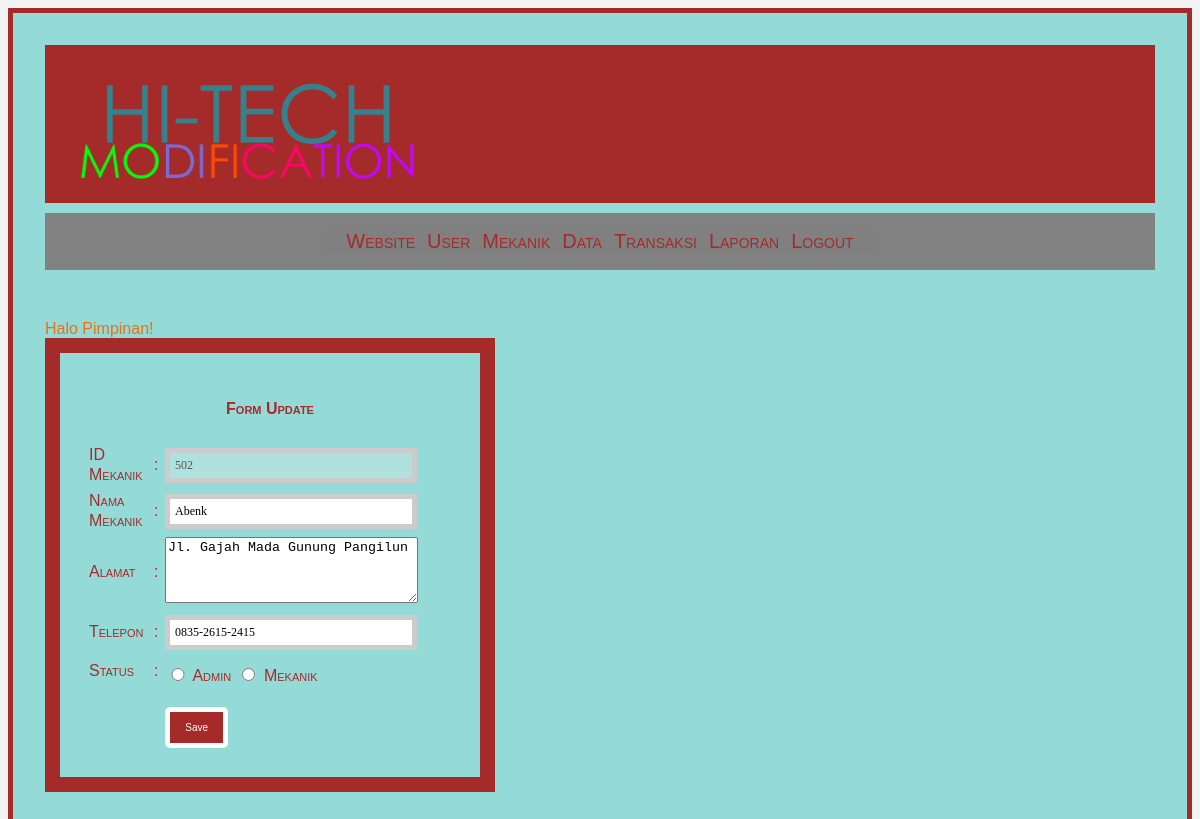
The page /mekanik/update.php?id=502 (signed in) on the database its author committed.
### tables this page shows
CREATE TABLE IF NOT EXISTS `tb_mekanik_admin` (
  `id_mekanik_admin` varchar(5) NOT NULL,
  `nama` varchar(25) NOT NULL,
  `alamat` varchar(50) NOT NULL,
  `telepon` varchar(20) NOT NULL,
  `status` enum('Admin','Mekanik') NOT NULL,
  PRIMARY KEY  (`id_mekanik_admin`)
);

### mekanik/update.php (the view, shortened to what this page needs)
<?php
include "../user/menupimpinan.php";
?>
<?php
$id_mekanik = $_GET['id'];
$query = "SELECT * FROM tb_mekanik_admin WHERE id_mekanik_admin = $id_mekanik";
$hasil = mysql_query($query);
$data  = mysql_fetch_array($hasil);
?>
<link rel="stylesheet" href="../css/style.css">
<div id="form">
<form method="post" action="prosesupdate.php">
<table width="400" border="0" cellpadding="2" cellspacing="2">
     <h4 align="center"> Form Update</h4>
    <tr>
  	<td width="13%"> ID Mekanik </td>
    <td width="2%">:</td>
    <td width="75%"> <input type="text" name="id_mekanik_admin" disabled value="<?php echo $data['id_mekanik_admin']; ?>"> </td>
  </tr>
  <tr>
  	<td width="13%"> Nama Mekanik </td>
    <td width="2%">:</td>
    <td width="75%"> <input type="text" name="nama" value="<?php echo $data['nama']; ?>"> </td>
  </tr>
  <tr>
  	<td>Alamat</td>
    <td>:</td>
      <td> <textarea cols="29" rows="4" name="alamat" ><?php echo $data['alamat']; ?></textarea></td>
    </tr>
  <tr>
  	<td>Telepon</td>
    <td>:</td>
    <td> <input type="text" name="telepon" value="<?php echo $data['telepon']; ?>"> </td>
  </tr>
    <tr>
  	<td>Status</td>
    <td>:</td>
    <td > <input type='radio' value='Admin' name='status' > Admin
<input type='radio' value='Mekanik' name='status' > Mekanik </td>
  </tr>
    <tr>
<td></td><td></td><td><input type="hidden" name="id_mekanik_admin" value="<?php echo $data['id_mekanik_admin']; ?>">
<input type="SUBMIT" name="save" value="Save"></td>
  </tr>
</table>
</form>

### css/menu.css (style rules this page uses)
body { font-family: 'Arial', sans-serif; background-color: #f3f3f3; }
input[type=text], input[type=password] { width: 83.5%; padding: 10px; margin-top: 8px; border: 5px solid #ccc; padding-left: 5px; font-size: 20px; font-family: raleway; }
input[type=submit] { width: 100%; background-color: brown; color: #fff; border: 2px solid #fff; padding: 10px; font-size: 20px; cursor: pointer; border-radius: 5px; margin-top: 15px; }

### css/style.css (style rules this page uses)
#form { font-variant: small-caps; color: black; padding: 25px; background-color: #94dbd8; line-height: 20px; max-width: 370px; border: 15px solid brown; color: brown; }
input[type=submit] { width: 20%; background-color: brown; color: #fff; border: 5px solid #fff; padding: 10px; font-size: 10px; cursor: pointer; }
input[type=text], input[type=password],input[type=int],input[type=double] { width: 73.5%; padding: 5px; margin-top: 1px; border: 5px solid #ccc; padding-left: 5px; font-size: 12px; font-family: raleway; }
input[type=radio] { width: 5%; margin-top: 12px; font-family: raleway; }

### rows shown on the page
tb_mekanik_admin: id_mekanik_admin "502", nama "Abenk", alamat "Jl. Gajah Mada Gunung Pangilun", telepon "0835-2615-2415"

### other values the page prints
$_SESSION['level'] "Pimpinan"
